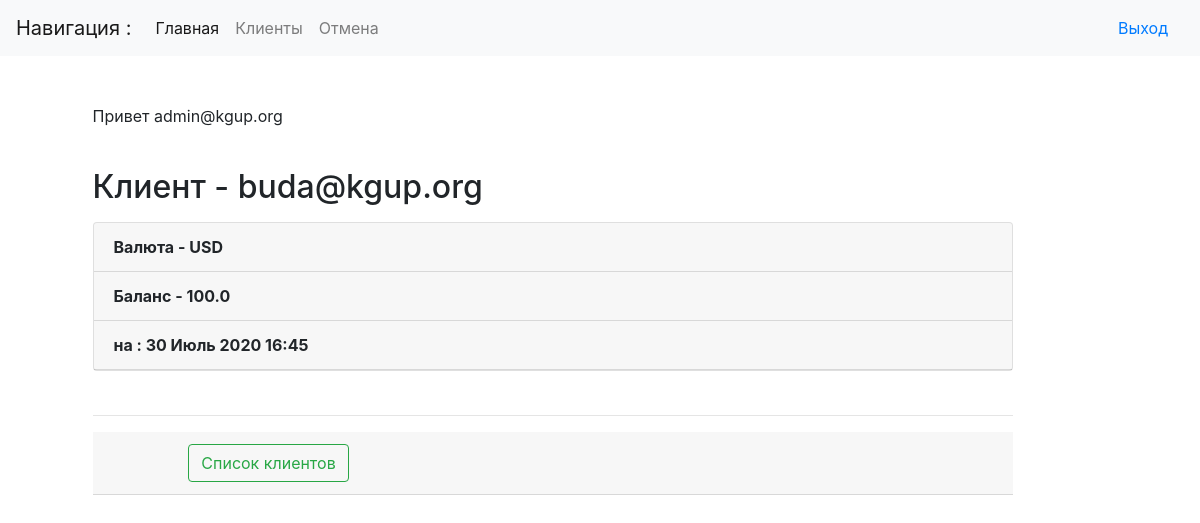
Screenshot of /customusers/2 (signed in) with the database file from the repository.
### conversion/models.py (models this page shows)
class CustomUser(AbstractBaseUser, PermissionsMixin):
    email = models.EmailField(_('email address'), max_length=254, unique=True)
    first_name = models.CharField(_('first name'), max_length=30, blank=True)
    last_name = models.CharField(_('last name'), max_length=30, blank=True)
    is_staff = models.BooleanField(_('staff status'), default=False,
                                   help_text=_('Designates whether the user can log into this admin site.'))
    is_active = models.BooleanField(_('active'), default=True,
                                    help_text=_('Designates whether this user should be treated as '
                                                'active. Unselect this instead of deleting accounts.'))
    currency = models.ForeignKey(Currency, default=1, on_delete=models.PROTECT, verbose_name='Наименование валюты')
    balance = models.FloatField(_('balance'), default=100)
    date_joined = models.DateTimeField(default=timezone.now)
    objects = CustomUserManager()
    USERNAME_FIELD = 'email'
    REQUIRED_FIELDS = []
    def __str__(self):
        return self.email
    class Meta:
        verbose_name = "Пользователь"
        verbose_name_plural = "Пользователи"

class Currency(models.Model):
    cur_name = models.CharField(default='RUB', max_length=3, unique=True, db_index=True,
                                verbose_name='Наименование валюты')
    curs = models.FloatField(default=0, verbose_name='Курс валюты')
    description = models.CharField(max_length=50, verbose_name='Описание')
    data_update = models.DateTimeField(auto_now=True, verbose_name='Дата обновления')
    def __str__(self):
        return self.cur_name
    class Meta:
        verbose_name = "Курс валюты"
        verbose_name_plural = "Курсы валют"
        ordering = ['cur_name']

### conversion/views.py (the view)
# urls.py: path('customusers/<int:pk>', CustomUserDetailView.as_view(), name='custom-user-detail'),
class CustomUserDetailView(DetailView):
    model = CustomUser
    template_name = 'conversion/custom_user_detail.html'
    def get_context_data(self, **kwargs):
        context = super().get_context_data(**kwargs)
        if self.request.user.is_authenticated:
            return context
        else:
            return CustomUser.objects.none()

### templates/conversion/custom_user_detail.html
{% extends 'base.html' %}
{% load crispy_forms_tags %}
{% block content %}
  {% if user.is_authenticated %}
    <p>Привет {{ request.user }}</p><br>
  {% endif %}
  <h2 class="mb-3">Клиент - {{ customuser.email }}</h2>
    <div class="card mb-1">
      <p class="card-header"><strong>Валюта - {{ customuser.currency }}</strong></p>
      <p class="card-header"><strong>Баланс - {{ customuser.balance }}</strong></p>
      <p class="card-header"><strong>на : {% now "j F Y H:i" %}</strong></p>
    </div><br><hr>
    <div class="card-header">
        <div class="row">
            <div class="col-1"></div>
            <div class="col-3"><a href="{% url 'custom-user-list' %}" class="btn btn-outline-success my-1 my-sm-0" aria-disabled="true">Список клиентов</a></div>
        </div>
    </div>
{% endblock %}

### rows the page displays
CustomUser: user "admin@kgup.org"
CustomUser: email "buda@kgup.org", currency "USD", balance "100.0"
